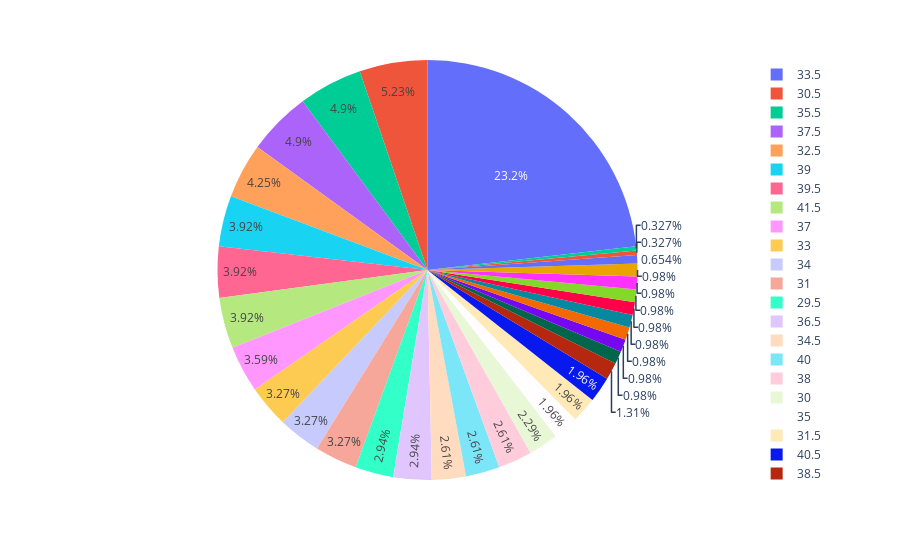

Notebook cell for this chart:
### Code cell
px.pie(df,values=df["Vertical (Max)"].value_counts(),names=df["Vertical (Max)"].unique())

### Figure 1 — Plotly figure (JSON) as saved in the notebook; plotly's stock layout.template omitted (floating-point values rounded to 4 significant figures)
{"data": [{"domain": {"x": [0, 1], "y": [0, 1]}, "hovertemplate": "label=%{label}<br>value=%{value}<extra></extra>", "labels": [33.5, 30.5, 35.5, 37.5, 32.5, 39, 39.5, 41.5, 37, 33, 34, 31, 29.5, 36.5, 34.5, 40, 38, 30, 35, 31.5, 40.5, 38.5, 36, 42, 32, 29, 41, 44, 43.5, 28.5, 25, 43, 28], "legendgroup": "", "name": "", "showlegend": true, "type": "pie", "values": [71, 16, 15, 15, 13, 12, 12, 12, 11, 10, 10, 10, 9, 9, 8, 8, 8, 7, 6, 6, 6, 4, 3, 3, 3, 3, 3, 3, 3, 3, 2, 1, 1]}], "layout": {"legend": {"tracegroupgap": 0}, "margin": {"t": 60}}}
